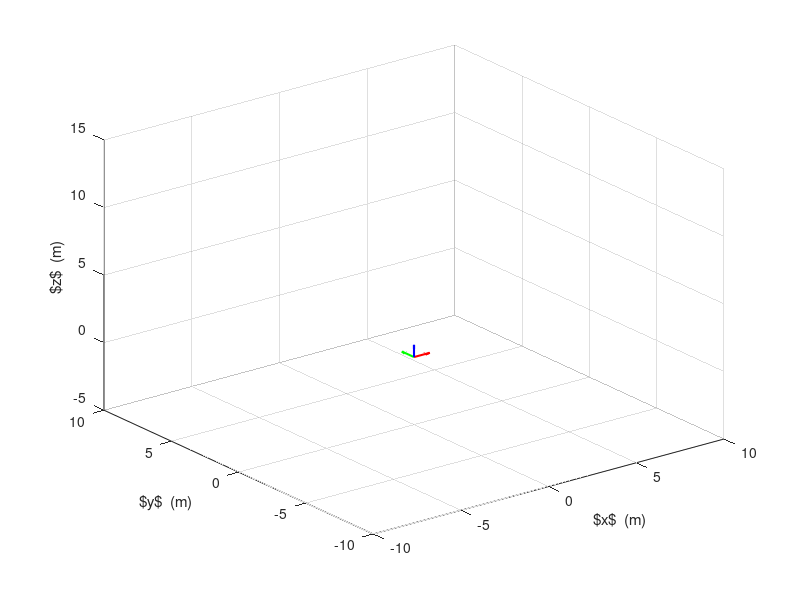

The MATLAB source for this figure: (Note: this script raises an error after producing the figure.)
% Define body frame
qlw = 1.5; len = 1;
fig = figure(); ax = gca;
xb = quiver3(0,0,0,len,0,0,'r-','LineWidth',qlw); hold on;
yb = quiver3(0,0,0,0,len,0,'g-','LineWidth',qlw);
zb = quiver3(0,0,0,0,0,len,'b-','LineWidth',qlw);
xlim([-10 10]); ylim([-10 10]); zlim([-5 15]);
% xlim([-5 22]); ylim([-5 5]); zlim([0 8]);
xlabel('$x$  (m)'); ylabel('$y$  (m)'); zlabel('$z$  (m)');
set(ax.XLabel,'Interpreter','latex');
set(ax.YLabel,'Interpreter','latex');
set(ax.ZLabel,'Interpreter','latex');
traj = plot3(x,y,z,'b:','LineWidth',1.2);
tt(1) = plot3(x,y,z,'b:','LineWidth',1.2);
tt(2) = plot3(xd,yd,zd,'r--','LineWidth',1.2);

%% Function handle of rotation matrices
DCM_Z = @(z) [ cos(z)   sin(z)     0;
              -sin(z)   cos(z)     0;
                 0        0        1];
             
DCM_Y = @(y) [ cos(y)     0     -sin(y);
                 0        1        0;
               sin(y)     0     cos(y)];       
           
DCM_X = @(x) [   1        0         0;
                 0      cos(x)   sin(x);
                 0     -sin(x)   cos(x)];
%% Draw Animation
if recordVideo == 1
    writerObj = VideoWriter(videoName,'MPEG-4');
    writerObj.FrameRate = 30;
    writerObj.Quality = 100;
    open(writerObj);
% text information
    H_axes = title(sprintf('Time = %.2f(s),  Roll = %.2f(deg),  Pitch = %.2f(deg),  Yaw = %.2f(deg)',...
            t, rad2deg(phi(i)), rad2deg(theta(i)), rad2deg(psi(i))),'Interpreter','latex'); 
end

divider = 8;
RT = zeros(4,4);
for i = 1:divider:length(t)
    T = [x(i) y(i) z(i)]';
    % Compute rotation matrix Cbv
    C1v = DCM_Z(psi(i));
    C21 = DCM_Y(theta(i));
    Cb2 = DCM_X(phi(i));
    Cbv = Cb2*C21*C1v;
    DCM = Cbv';
    RT = [ DCM T ];
    RT = [ RT; [ 0 0 0 1 ] ]; % homogeneous rotation matrix
    xr = RT*[1;0;0;0]; xr(4,:) = [];
    yr = RT*[0;1;0;0]; yr(4,:) = [];
    zr = RT*[0;0;1;0]; zr(4,:) = [];
    
    if recordVideo == 1
        set(H_axes,'String', sprintf('t = %.2f(s),  Roll = %.2f(deg),  Pitch = %.2f(deg),  Yaw = %.2f(deg)',...
                                     t(i), rad2deg(wrapToPi(phi(i))), rad2deg(wrapToPi(theta(i))), rad2deg(wrapToPi(psi(i)))));
        set(xb,'XData',x(i),'YData',y(i),'ZData',z(i),'UData',xr(1),'VData',xr(2),'WData',xr(3));
        set(yb,'XData',x(i),'YData',y(i),'ZData',z(i),'UData',yr(1),'VData',yr(2),'WData',yr(3));
        set(zb,'XData',x(i),'YData',y(i),'ZData',z(i),'UData',zr(1),'VData',zr(2),'WData',zr(3));
        set(traj,'XData',x(1:i),'YData',y(1:i),'ZData',z(1:i));
        drawnow;
    % Get Frame
        writeVideo(writerObj,getframe(fig));
    else
        quiver3(x(i),y(i),z(i),xr(1),xr(2),xr(3),'r-','LineWidth',qlw); hold on;
        quiver3(x(i),y(i),z(i),yr(1),yr(2),yr(3),'g-','LineWidth',qlw);
        quiver3(x(i),y(i),z(i),zr(1),zr(2),zr(3),'b-','LineWidth',qlw);
    end
end
% pstar = plot3(18,0,5,'Marker','p','MarkerSize',16,...
%     'MarkerEdgeColor','k',...
%     'MarkerFaceColor','y');
% legend(pstar,'target point','Interpreter','latex');
legend(tt,'Actual position','Desired position','Interpreter','latex');

if recordVideo == 1
    close(writerObj);
end